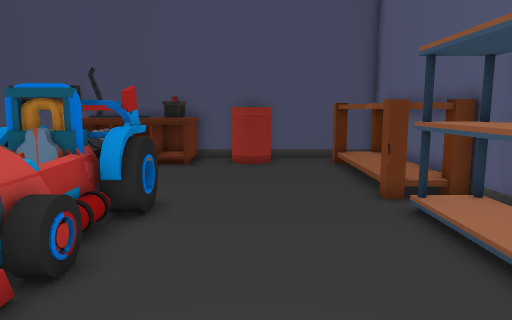
[1] (above)

12 first-person views from a walk through a Unity game level. The camera is 1.3 m above the floor, tilts 8° down and sees 70° across. The floor is counted in squares, 0.5 m on a side. Each view is taken from the middle of a square. On the plan, view 1 faces up. The plan holds only what a view shows up to about 20 squares ahead; the rest is blank. The place goes on beyond the plan. Some animated figures are not drawn.

[2]
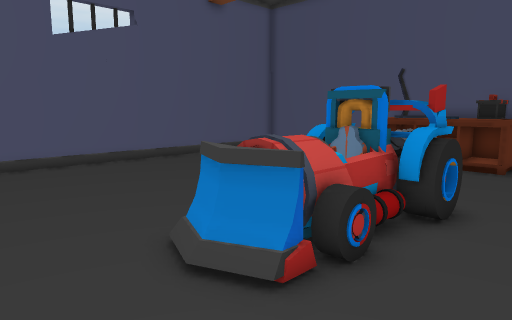

[3]
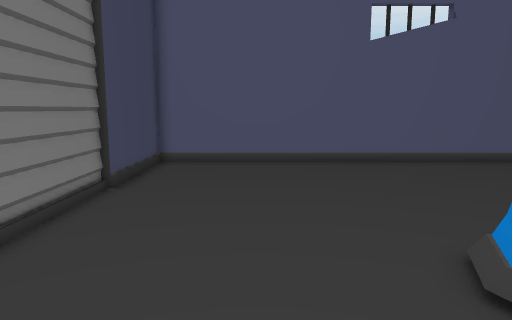

[4]
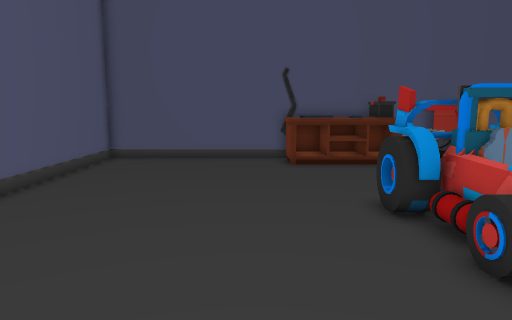

[5]
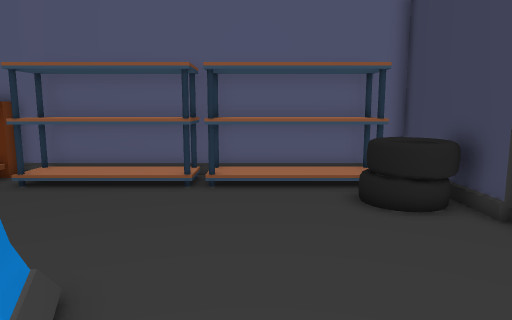

[6]
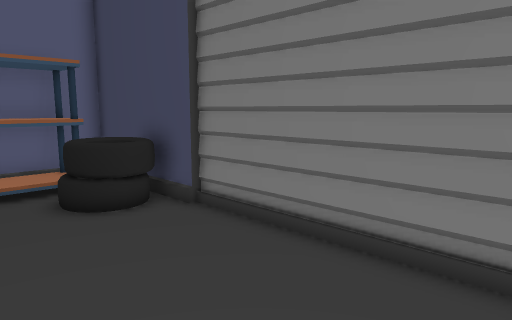

[7]
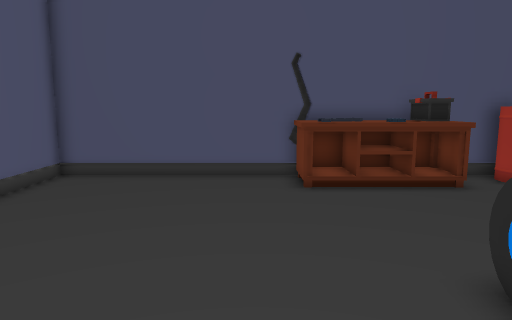

[8]
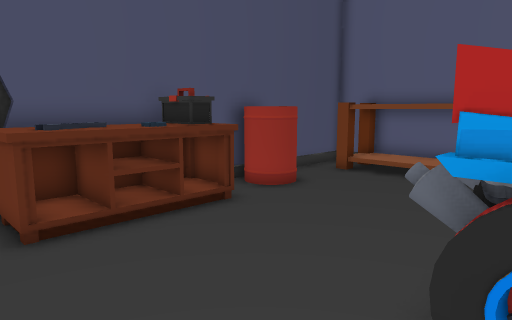

[9]
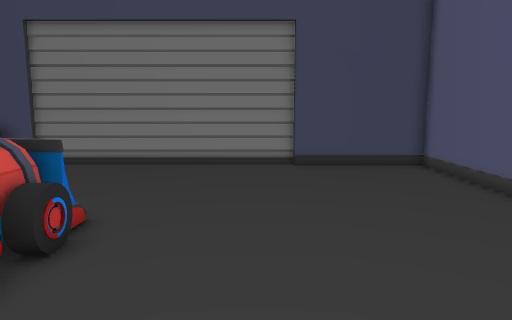

[10]
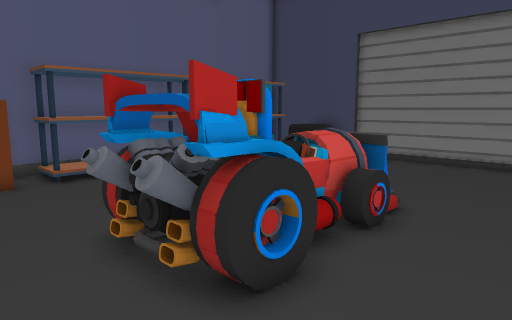

[11]
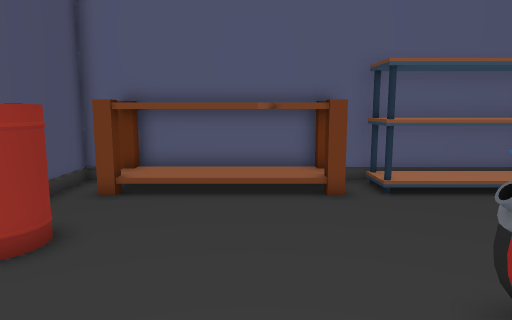

[12]
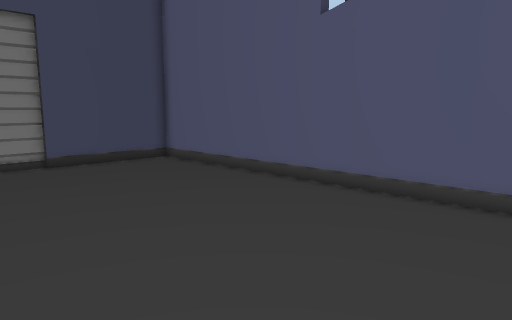

### Floor plan
Key: @ floor where view 1 was taken; # wall or solid block; . floor; = window, fence, low wall or low ledge; ^ raised ledge; v drop or lower ground; O other object.
Columns run from 18 left of view 1 to 6 right of it. Each row starts with its distance up from view 1.
 19 OOOOOOOOOOOOOOOOOO#OOOOOO
 18 O.........^^^^^^.^ #..^ #
 17 O.........^^^^^^.##...^ O
 16 O.....................^ O
 15 O.....................^ O
 14 O.....................^ O
 13 O.....................^ O
 12 O.....................^ O
 11 O...........OOO.......^^O
 10 O..........OOOOO........O
  9 #..........OOOOO......###
  8 #...........OOOO......##
  7 #...........OOO.......#
  6 #...........OOOO......#
  5 O...........OOOO......#
  4 O...........OOO.......#
  3 O.....................#
  2 O.....................#
  1 O.....................#
  0 O.................@...#
 -1 O.....................#
 -2 O...................=.##
 -3 O..................=v=###
 -4 O..................==O  O
 -5 OOOOOOO############OOOOOO

Positions as (right, up) in squares from view 1, and headings:
1: (0, 0), facing up
2: (0, 0), facing up-left
3: (0, 0), facing left
4: (-10, 0), facing up
5: (-8, 1), facing right
6: (-8, 1), facing down-right
7: (-10, 5), facing up
8: (-10, 9), facing up-right
9: (-10, 12), facing down
10: (-10, 13), facing down-right
11: (-7, 13), facing right
12: (-7, 13), facing down-left
